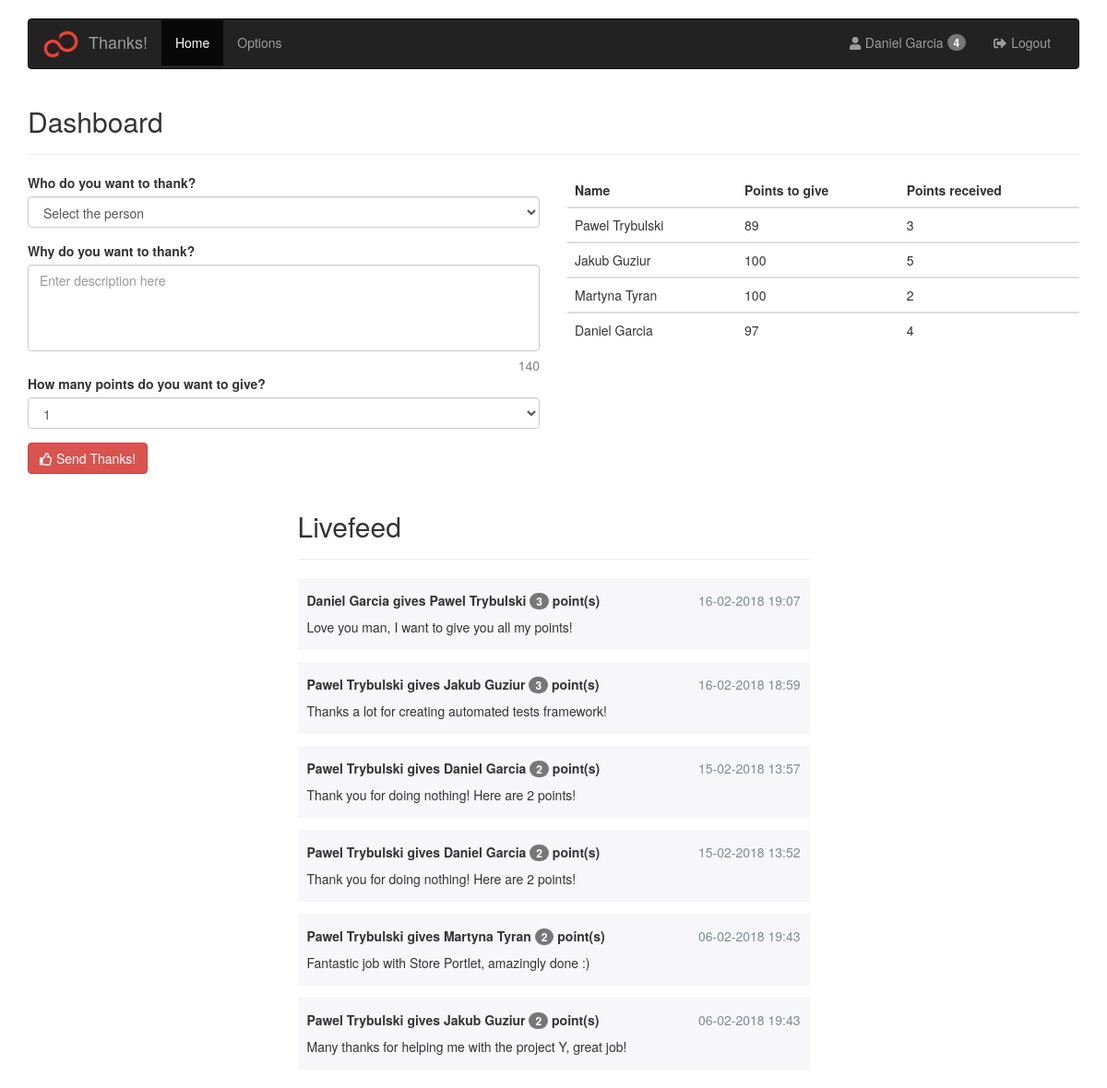
The page /home/ (signed in) on the database its author committed.
### thanks/models.py (models this page shows, shortened)
class Employee(models.Model):
    user = models.ForeignKey('auth.User')
    points_to_give = models.IntegerField(default=100)
    points_collected = models.IntegerField(default=0)
    def __str__(self):
        return self.user.first_name + " " + self.user.last_name

class Transaction(models.Model):
    giver = models.ForeignKey('thanks.Employee', related_name = "giver")
    receiver = models.ForeignKey('thanks.Employee', related_name = "receiver")
    description = models.TextField(default='')
    points_given = models.IntegerField(default=1, choices=((1,1),(2,2),(3,3)))
    date = models.DateTimeField(default=datetime.now,blank=True)

### thanks/views.py (the view)
# urls.py: url(r'^home/$', views.mainpage, name='mainpage'),
def mainpage(request):
	employees = Employee.objects.all().order_by('user')
	collected_points = Employee.objects.get(user_id=request.user.id).points_collected
	transactions = Transaction.objects.all().order_by('-date')
	form = TransactionForm()
	form.fields["receiver"].queryset = Employee.objects.exclude(user_id=request.user.id)
	return render(request, 'thanks/mainpage.html', {'employees': employees, 'transactions': transactions, 'form': form, 'collected_points': collected_points})

### thanks/forms.py
class TransactionForm(forms.ModelForm):
    def __init__(self, *args, **kwargs):
        super(TransactionForm, self).__init__(*args, **kwargs)
        self.fields['receiver'].empty_label = "Select the person"
        self.fields['points_given'].initial = 1  # selecting the first option (1 point) as a default
    class Meta:
        model = Transaction
        fields = ['receiver', 'description', 'points_given']
        labels = {
            'receiver': ('Who do you want to thank?'),
            'description': ('Why do you want to thank?'),
            'points_given': ('How many points do you want to give?'),
        }
        widgets = {
            'description': forms.Textarea(attrs={'placeholder': 'Enter description here', 'rows': 4, 'maxlength': 140 }),
            'points_given': forms.Select(attrs={'placeholder': 'Enter number of points (min. 1 / max. 3)'}),
        }

### thanks/templates/thanks/mainpage.html (shortened to what this page needs)
{% extends 'base.html' %}
{% load bootstrap3 %}
{% load static %}
  {% block body %}
  <div class="container">
    <nav class="navbar navbar-inverse">
      <div class="container-fluid">
        <div class="navbar-header">
          <a class="navbar-brand" style="padding-top:7px;" href="/home/"><span><img src="{% static '/img/fujitsu.png' %}" style="height:40px; padding-top:0px; padding-right:10px;"></span>Thanks!</a>
        </div>
        <div id="navbar" class="navbar-collapse collapse">
          <ul class="nav navbar-nav navbar-left">
            <li class="active"><a href="/home/">Home</a></li>
            <li class="dropdown"><a href="#">Options</a></li>
          </ul>
          <ul class="nav navbar-nav navbar-right">
            <li><a href="#"><i class="fa fa-user" style="margin-right:5px"></i>{{user.first_name}} {{user.last_name}} <span class="badge" style="margin-bottom:4px;">{{ collected_points }}</span></a></li>
            <li><a href="{% url 'accounts:logout' %}"><i class="fa fas fa-sign-out-alt" style="margin-right:5px"></i>Logout</a></li>
          </ul>
        </div>
      </div>
    </nav>
    <div class="page-header">
      <h2>Dashboard</h2>
    </div>
    <div class="row">
      <div class="col-md-6">
        <form action="/give_points/" class="form" method="post">
          {% bootstrap_field form.receiver %}
          {% bootstrap_field form.description %}
          <div id="chars_counter"></div>
          {% bootstrap_field form.points_given %}
          {% buttons %}
          <button type="submit" type="button" class="btn btn-danger"><i class="far fa-thumbs-up"></i> Send Thanks!</button> {% endbuttons %}
        </form>
      </div>
      <div class="col-md-6">
      <table class="table table-hover">
        <thead>
          <tr>
            <th>Name</th>
            <th>Points to give</th>
            <th>Points received</th>
          </tr>
        </thead>
        {% for employee in employees %}
        <tbody>
          <tr>
            <td>{{ employee }}</td>
            <td>{{ employee.points_to_give }}</td>
            <td>{{ employee.points_collected }}</td>
          </tr>
          {% endfor %}
        </tbody>
      </table>
      </div>
    </div>
    <div class="row">
      <div class="col-md-offset-3 col-md-6">
        <div class="page-header">
          <h2>Livefeed</h2>
        </div>
         <div class="livefeed-container">
            {% for transaction in transactions %}
              <div class="transaction-container">
                <div class="transaction-header">
                  <div class="transaction-title">{{ transaction.giver }} gives {{ transaction.receiver }} <span class="badge" style="margin-bottom:4px;">{{ transaction.points_given }}</span> point(s)</div>
                  <div class="transaction-date">{{ transaction.date|date:'d-m-Y H:i' }}</div>
                </div>
                <div class="transaction-description">{{ transaction.description }}</div>
              </div>
            {% endfor %}
          </div>
        </div>
    </div>
  </div>
  {% endblock %}

### static/css/main.css (style rules this page uses)
body { padding-top: 20px; padding-bottom: 20px; }
.transaction-container { margin-top: 13px; padding: 10px; background-color: #f7f7f9; }
.transaction-header { line-height: 2; }
.transaction-title { display: inline-block; font-weight: bold; }
.transaction-date { float: right; color: #818a91; }
.transaction-description { margin-top: 5px; margin-bottom: 5px; }
#id_description { resize: none; }
#chars_counter { text-align: right; text-size: 8px; color: grey; margin-top: -10px; }

### rows shown on the page
Employee: user.last_name "Pawel Trybulski", points_to_give "89", points_collected "3"
Employee: user.last_name "Jakub Guziur", points_to_give "100", points_collected "5"
Employee: user.last_name "Martyna Tyran", points_to_give "100", points_collected "2"
Employee: user.last_name "Daniel Garcia", points_to_give "97", points_collected "4"

### other values the page prints
{{ user.first_name }} "Daniel"
{{ user.last_name }} "Garcia"
{{ collected_points }} "4"
